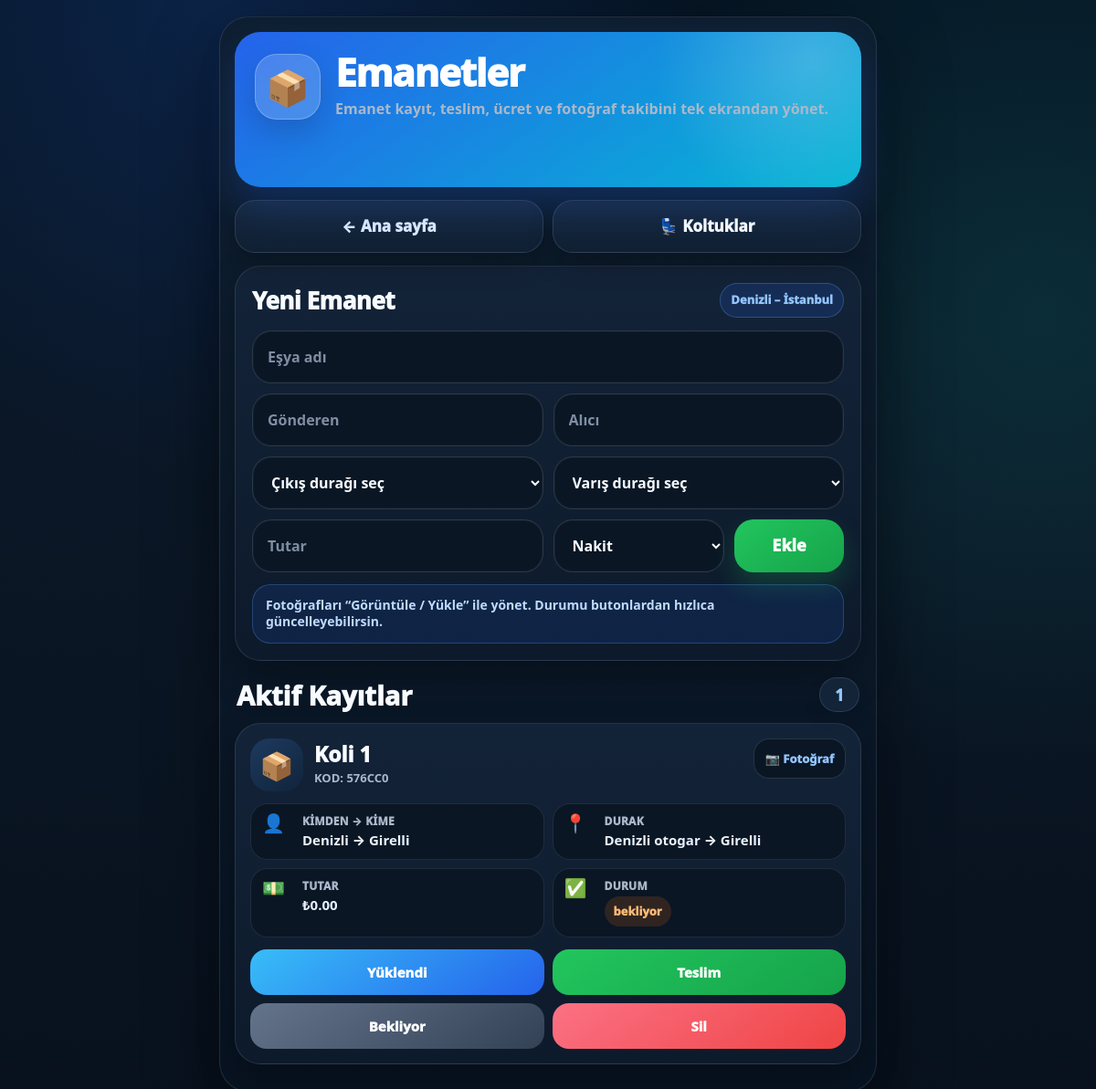
/emanetler (signed in), run on the app's committed database.
### tables this page shows
CREATE TABLE trips(
            id INTEGER PRIMARY KEY,
            date TEXT,
            route TEXT,
            departure_time TEXT,
            plate TEXT,
            captain1 TEXT,
            captain2 TEXT,
            attendant TEXT,
            note TEXT
        );

CREATE TABLE consignments(
            id            INTEGER PRIMARY KEY,
            trip_id       INTEGER,
            code          TEXT UNIQUE,
            item_name     TEXT,
            item_type     TEXT,
            from_name     TEXT,
            from_phone    TEXT,
            to_name       TEXT,
            to_phone      TEXT,
            from_stop     TEXT,
            to_stop       TEXT,
            amount        REAL    DEFAULT 0,
            payment       TEXT    DEFAULT 'nakit',
            status        TEXT    DEFAULT 'bekliyor',
            notes         TEXT,
            created_at    TEXT    DEFAULT (datetime('now','localtime')),
            updated_at    TEXT,
            delivered_at  TEXT,
            FOREIGN KEY(trip_id) REFERENCES trips(id)
        );

### modules/consignments_panel.py (the view)
    def consignments_page():
        tid = get_active_trip()
        if not tid:
            return redirect(url_for("trip_start"))
        db = get_db()
        trip = db.execute("SELECT * FROM trips WHERE id=?", (tid,)).fetchone()
        rows = db.execute(
            "SELECT * FROM consignments WHERE trip_id=? ORDER BY created_at DESC",
            (tid,),
        ).fetchall()
        return render_template(
            "consignments.html",
            trip=trip,
            stops=get_stops(trip["route"]),
            items=[dict(r) for r in rows],
        )

### app.py (called while the page is built)
def ensure_admin_profile_table(db):
    db.execute("""
        CREATE TABLE IF NOT EXISTS admin_profile(
            id INTEGER PRIMARY KEY CHECK(id=1),
            full_name TEXT NOT NULL DEFAULT '',
            phone TEXT NOT NULL DEFAULT '',
            photo_path TEXT NOT NULL DEFAULT '',
            created_at TEXT NOT NULL DEFAULT (datetime('now','localtime')),
            updated_at TEXT NOT NULL DEFAULT (datetime('now','localtime'))
        )
    """)

def get_admin_profile():
    db = get_db()
    ensure_admin_profile_table(db)
    row = db.execute("""
        SELECT id, full_name, phone, photo_path, created_at, updated_at
        FROM admin_profile
        WHERE id=1
    """).fetchone()
    if not row:
        return None
    return {
        "id": row["id"],
        "full_name": row["full_name"] or "",
        "phone": row["phone"] or "",
        "photo_path": row["photo_path"] or "",
        "created_at": row["created_at"],
        "updated_at": row["updated_at"],
    }

def admin_profile_exists():
    prof = get_admin_profile()
    return bool(prof and prof.get("full_name"))

@app.context_processor
def inject_admin_profile():
    try:
        return {"admin_profile": get_admin_profile()}
    except Exception:
        return {"admin_profile": None}

def get_db() -> sqlite3.Connection:
    if "db" not in g:
        g.db = sqlite3.connect(DB_PATH)
        g.db.row_factory = sqlite3.Row
        g.db.execute("PRAGMA foreign_keys=ON;")
        g.db.execute("PRAGMA journal_mode=WAL;")
    return g.db

def settings_get(key: str, default=None):
    row = get_db().execute("SELECT value FROM settings WHERE key=?", (key,)).fetchone()
    if not row:
        return default
    raw = row["value"]
    try:
        return json.loads(raw)
    except Exception:
        return raw

def get_active_trip() -> Optional[int]:
    row = get_db().execute("SELECT active_trip_id FROM app_state WHERE id=1").fetchone()
    return row["active_trip_id"] if row else None

def get_active_trip_row():
    tid = get_active_trip()
    if not tid:
        return None
    return get_db().execute("SELECT * FROM trips WHERE id=?", (tid,)).fetchone()

def get_stops(route_name: str):
    row = get_db().execute("SELECT stops FROM routes WHERE name=?", (route_name,)).fetchone()
    if row:
        try:
            return json.loads(row["stops"]) or []
        except Exception:
            pass
    return ROUTE_STOPS.get(route_name, ROUTE_STOPS.get("Denizli – İstanbul", []))

### templates/consignments.html (shortened to what this page needs)
{% extends "base.html" %}
{% block content %}
<link rel="stylesheet" href="/static/style.css">
<main class="emanet-shell">
  <section class="emanet-hero">
    <div class="emanet-hero-row">
      <div class="emanet-hero-icon">📦</div>
      <div>
        <h1>Emanetler</h1>
        <p>Emanet kayıt, teslim, ücret ve fotoğraf takibini tek ekrandan yönet.</p>
      </div>
    </div>
  </section>
  <div class="emanet-top-actions">
    <a class="emanet-nav" href="{{ url_for('index') }}">← Ana sayfa</a>
    <a class="emanet-nav dark" href="{{ url_for('seats_page') }}">💺 Koltuklar</a>
  </div>
  <section class="emanet-card">
    <div class="card-title">
      <h2>Yeni Emanet</h2>
      <span class="card-pill">{{ trip["route"] }}</span>
    </div>
    <div class="emanet-form">
      <input class="emanet-input" id="f_item" placeholder="Eşya adı">
      <div class="field-row">
        <input class="emanet-input" id="f_from" placeholder="Gönderen">
        <input class="emanet-input" id="f_to" placeholder="Alıcı">
      </div>
      <div class="field-row">
        <select class="emanet-select" id="f_from_stop">
          <option value="">Çıkış durağı seç</option>
        </select>
        <select class="emanet-select" id="f_to_stop">
          <option value="">Varış durağı seç</option>
        </select>
      </div>
      <div class="field-row">
        <input class="emanet-input" id="f_amount" type="number" step="0.01" placeholder="Tutar">
        <div class="pay-add-row">
          <select class="emanet-select" id="f_payment">
            <option value="nakit">Nakit</option>
          </select>
          <button class="btn btn-add" onclick="createCons()">Ekle</button>
        </div>
      </div>
    </div>
    <div class="note-box">
      Fotoğrafları “Görüntüle / Yükle” ile yönet. Durumu butonlardan hızlıca güncelleyebilirsin.
    </div>
  </section>
  <div class="items-head">
    <h2>Aktif Kayıtlar</h2>
    <div class="count-badge">{{ items|length }}</div>
  </div>
  {% if items %}
    {% for r in items %}
      <article class="cons-card">
        <div class="cons-top">
          <div class="cons-main">
            <div class="cons-icon">📦</div>
            <div style="min-width:0">
              <div class="cons-name">{{ r.item_name }}</div>
              <div class="cons-code">KOD: {{ r.code }}</div>
            </div>
          </div>
          <button class="btn photo-btn" onclick='openPhotos({{ r.id }}, {{ r.code|tojson }})'>
            📷 Fotoğraf
          </button>
        </div>
        <div class="cons-grid">
          <div class="cons-line">
            <div class="cons-key">👤</div>
            <div class="cons-val">
              <small>Kimden → Kime</small>
              {{ r.from_name }} → {{ r.to_name }}
            </div>
          </div>
          <div class="cons-line">
            <div class="cons-key">📍</div>
            <div class="cons-val">
              <small>Durak</small>
              {{ r.from_stop or '-' }} → {{ r.to_stop or '-' }}
            </div>
          </div>
          <div class="cons-line">
            <div class="cons-key">💵</div>
            <div class="cons-val">
              <small>Tutar</small>
              ₺{{ '%.2f'|format(r.amount or 0) }}
            </div>
          </div>
          <div class="cons-line">
            <div class="cons-key">✅</div>
            <div class="cons-val">
              <small>Durum</small>
              <span class="status-badge {{ r.status }}">{{ r.status }}</span>
            </div>
          </div>
        </div>
        <div class="actions">
          <button class="btn action-btn blue"  onclick="setStatus({{ r.id }}, 'yüklendi')">Yüklendi</button>
          <button class="btn action-btn green" onclick="setStatus({{ r.id }}, 'teslim')">Teslim</button>
          <button class="btn action-btn gray"  onclick="setStatus({{ r.id }}, 'bekliyor')">Bekliyor</button>
          <button class="btn action-btn red"   onclick="delCons({{ r.id }})">Sil</button>
        </div>
      </article>
    {% endfor %}
  {% else %}
    <div class="empty-card">
      Henüz emanet kaydı yok. İlk kaydı yukarıdaki formdan ekleyebilirsin.
    </div>
  {% endif %}
</main>
{% endblock %}

### data on the page
trips: route "Denizli – İstanbul"
consignments: item_name "Koli 1", code "576CC0", from_name "Denizli", to_name "Girelli", from_stop "Denizli otogar", to_stop "Girelli", amount "0.00", status "bekliyor"

### other printed values
{{ items|length }} "1"
